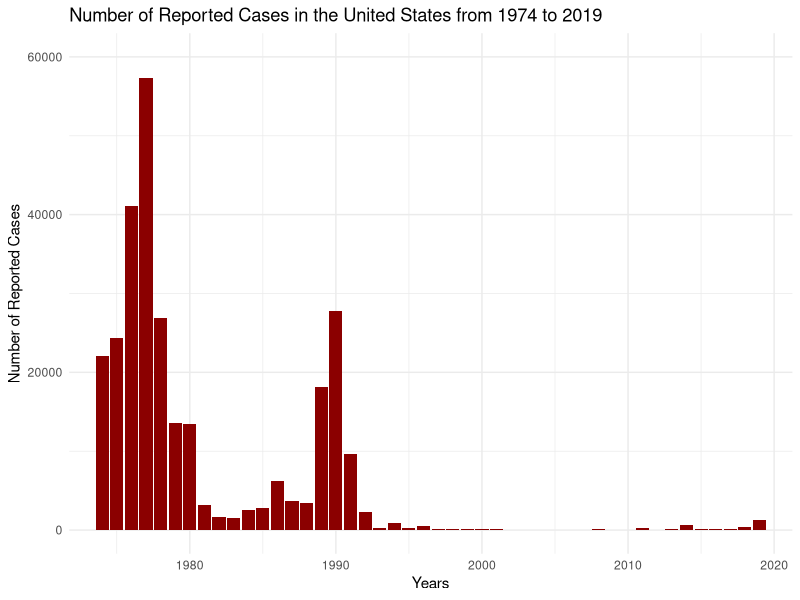
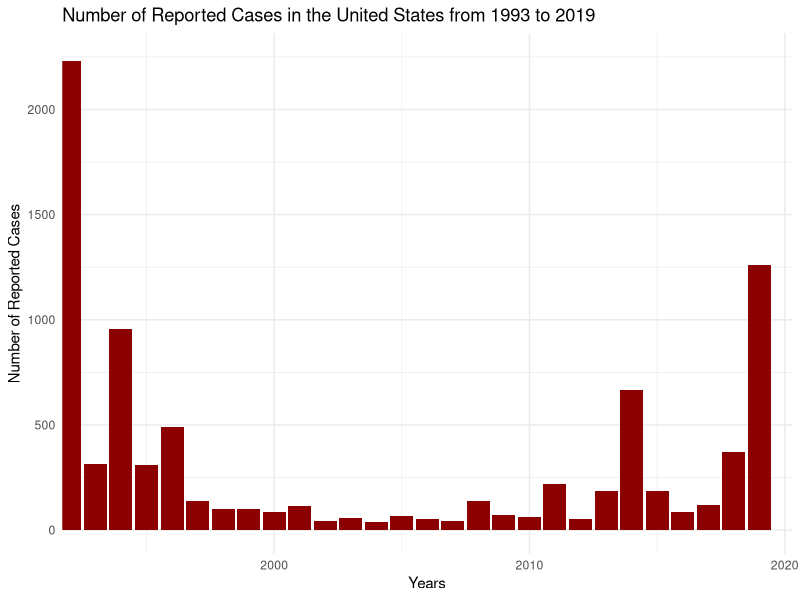

The R source for these figures, in order:
setwd("~/Desktop/R Scripts/Preventable-Diseases")
measles <- read.csv("ghoallyears.csv", header = TRUE)
summary(measles)
library(ggplot2)
m <- ggplot(measles, aes(Year, Measles.Cases))
m + geom_bar(stat = "identity", fill="dark red") + theme_minimal() +
  coord_cartesian(xlim = c(1974, 2019), ylim = c(0, 60000)) +
  labs(title ="Number of Reported Cases in the United States from 1974 to 2019", x = "Years", y = "Number of Reported Cases")
m + geom_bar(stat = "identity", fill="dark red") + theme_minimal() +
  coord_cartesian(xlim = c(1993, 2019), ylim = c(0, 2250)) +
  labs(title ="Number of Reported Cases in the United States from 1993 to 2019", x = "Years", y = "Number of Reported Cases")
